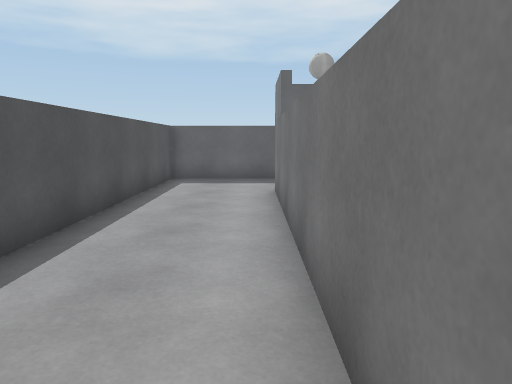
[1] (above)

17 first-person views from a walk through a scene from a Unity 3-D project. The camera is 1.3 m above the floor, tilts 8° down and sees 70° across. The floor is counted in squares, 1 m on a side. Each view is taken from the middle of a square. On the plan, view 1 faces up. The plan holds only what a view shows up to about 15 squares ahead; the rest is blank. Surface patterns are stand-ins for the level's own textures.

[2]
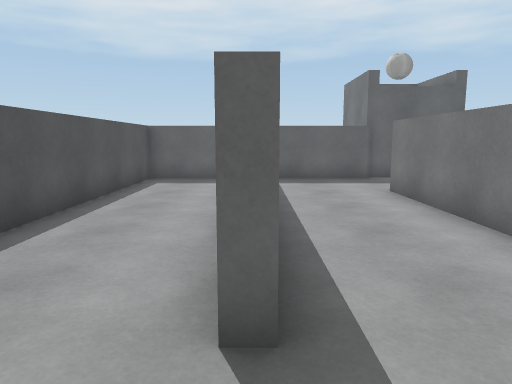

[3]
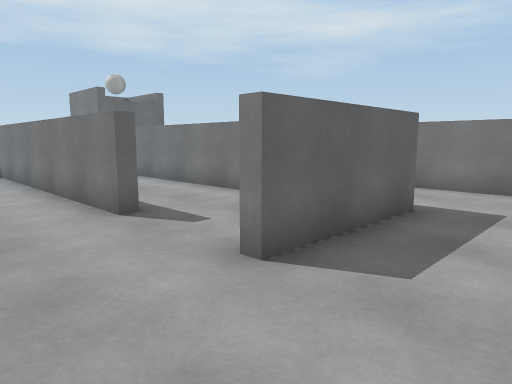

[4]
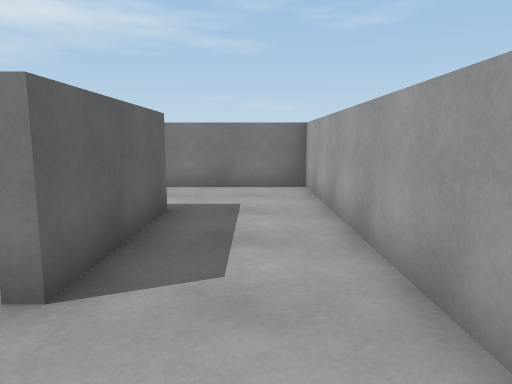

[5]
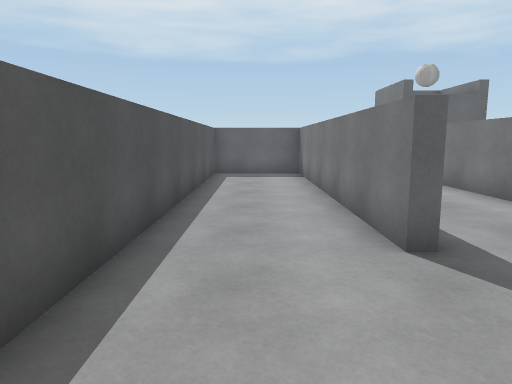

[6]
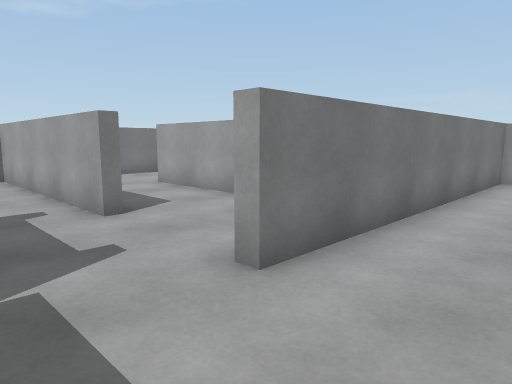

[7]
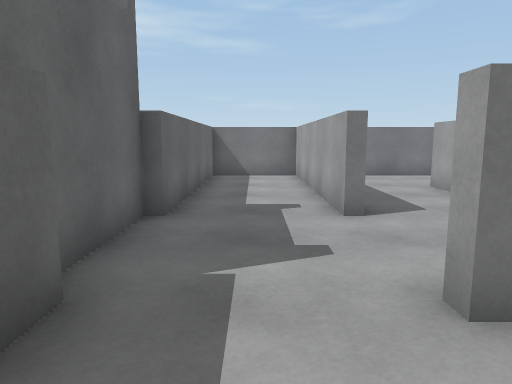

[8]
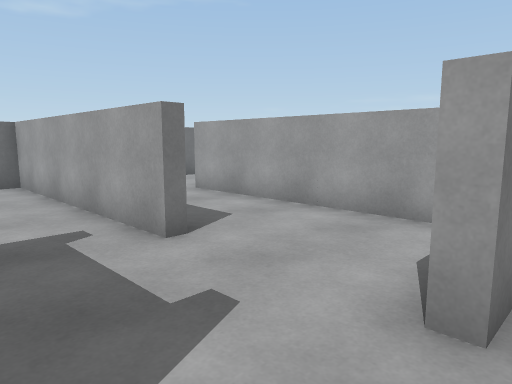

[9]
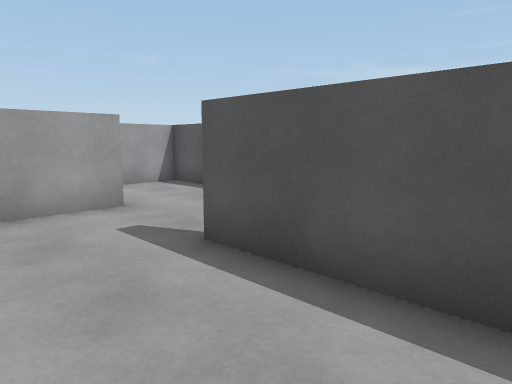

[10]
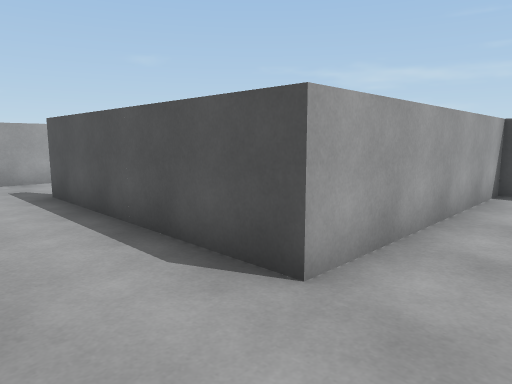

[11]
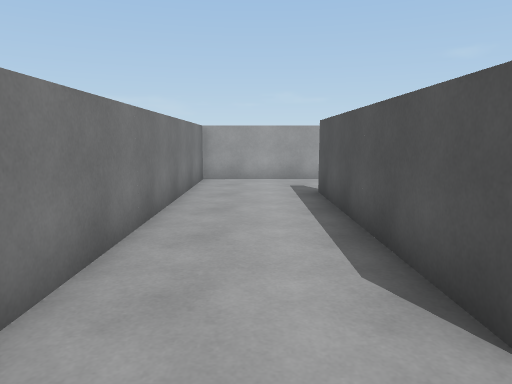

[12]
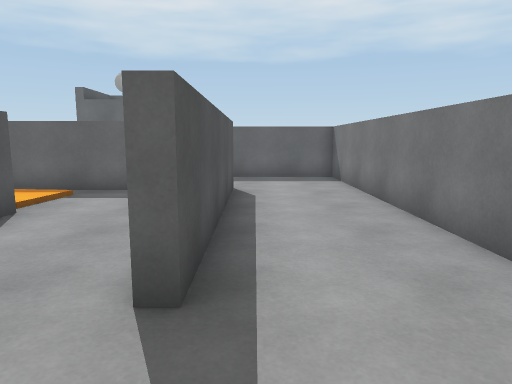

[13]
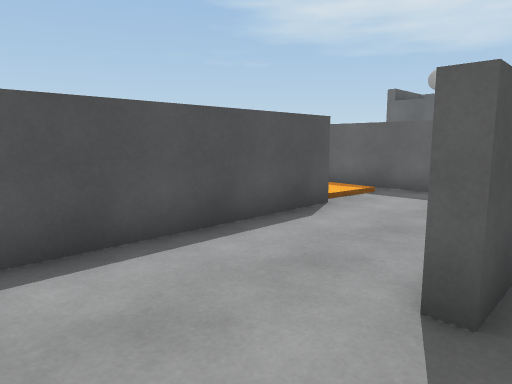

[14]
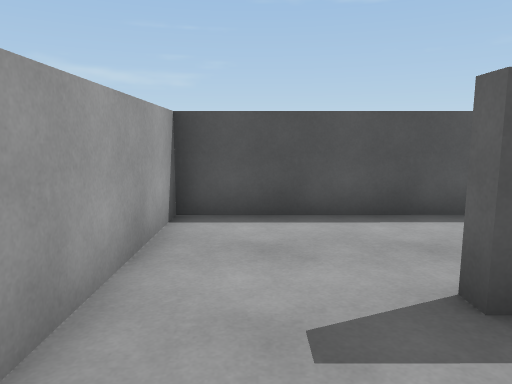

[15]
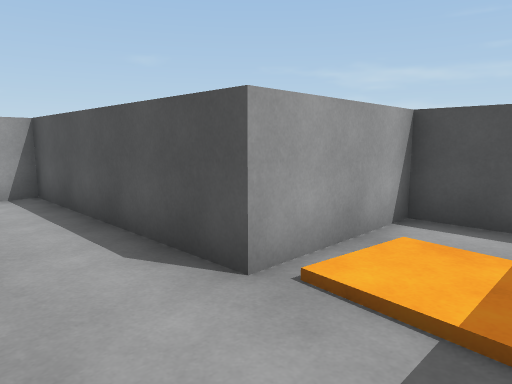

[16]
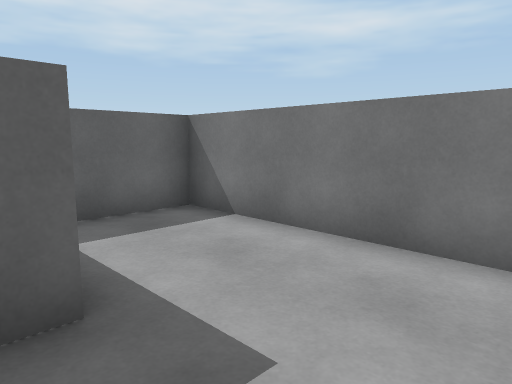

[17]
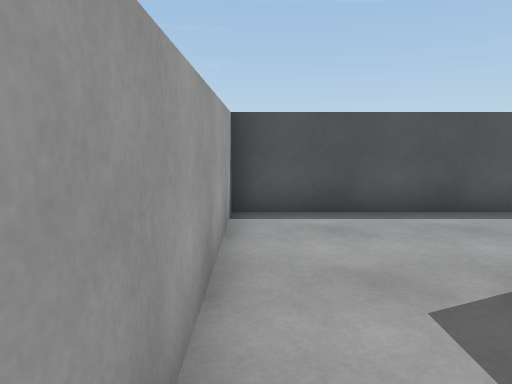

### Floor plan
Points are (right, up) in squares from view 1. A wall is a line through its corners. A room is listed if a view was taken in it or the views show most of it. See-through windows are left out.
Room 1 (views 1, 2, 3, 4, 5, 6, 7, 8, 9, 16, 17)
walls: (0.8, 6) (3.5, 6); (4.2, 9.5) (11.7, 9.5) (11.7, 12.6) (4.2, 12.6); (1, -1.3) (-3.2, -1.3) (-3.2, -1) (0.5, -0.9) (0.5, 9.5) (1, 9.5); (0.9, 12.6) (-2.9, 12.6) (-2.9, 2.2) (-3.2, 2.2) (-3.3, 12.6) (-6.6, 12.6) (-6.6, -4.4) (4.3, -4.4) (4.3, 2.2) (2, 2.2); (4.2, 12.9) (0.9, 12.9)
ways out: opening at (4.5, 7.5) to room 2
Room 2 (views 10, 11, 12, 13, 14, 15)
walls: (5.6, 5.7) (2.5, 5.7); (3.5, 6) (8.4, 6) (8.4, -1.3) (8, -1.3); (0.9, 4.1) (0.9, 2.5) (4.6, 2.5) (4.7, -4.4) (11.8, -4.4) (11.8, 9.1) (8.2, 9.1)
ways out: opening at (4.5, 7.5) to room 1

Where each view was taken, in squares from view 1:
view 1: 0 up, 0 right, facing up
view 2: 0 up, 3 left, facing up
view 3: 4 down, 6 left, facing up-right
view 4: 3 down, 6 left, facing right
view 5: 2 down, 5 left, facing up
view 6: 12 up, 2 left, facing down-right
view 7: 11 up, 2 left, facing right
view 8: 12 up, 0 right, facing down-right
view 9: 6 up, 0 right, facing down-left
view 10: 8 up, 11 right, facing down-left
view 11: 8 up, 10 right, facing down
view 12: 4 down, 9 right, facing up
view 13: 4 down, 9 right, facing up-left
view 14: 3 down, 11 right, facing left
view 15: 5 up, 7 right, facing down-left
view 16: 4 down, 0 right, facing up-right
view 17: 4 down, 0 right, facing left
